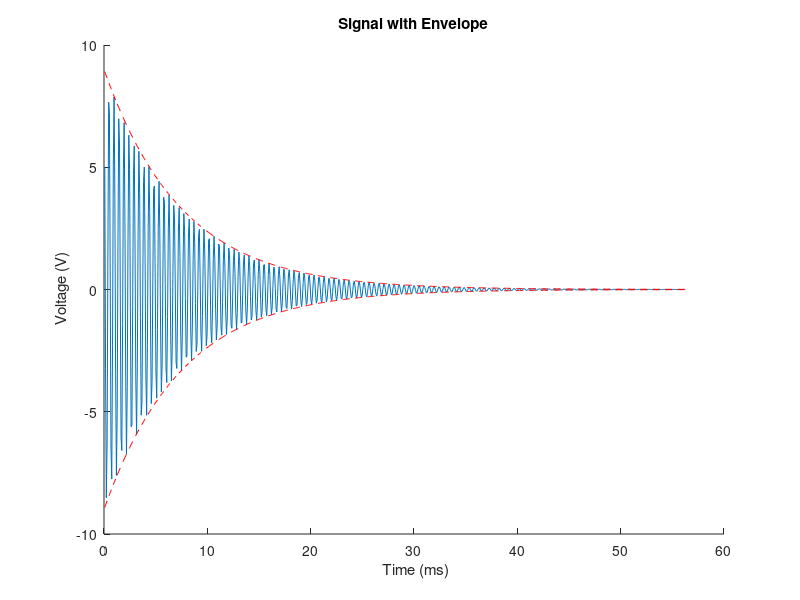

MATLAB code to generate this figure:
%% MCCCXXXVII TDCI HW #1
%% Classical Solutions to Differential Equations

%%%%%%%%%%%%%%%%%%%%%%%%%%%%%
% Key Click Mode - Part 1d) %
%%%%%%%%%%%%%%%%%%%%%%%%%%%%%

%% Clear MATLAB environment of all variables and open windows.

clear all;
close all;

%% Set coefficients and equations as derived for homework assignment.

b = 100;
a = 10^7;
w = sqrt(a^2-b^2);
B = j*w;
c1 = 9;
c2 = 9*10^-5;

%% Set sampling vector 't' to iterate over 750 bins.

t = 1:750;
n = 10000;
x = t*750/10000;

%% Plot derived differential equation with respect to t
%  with a sampling rate of n = 10000 per bin.

v(t) = exp(-b*t/n).*(c1*cos(w*t/n)+c2*cos(w*t/n));
hold on;
plot(x,v)
env(t) = c1*exp(-b*t/n);
plot(x,env,'r--');
plot(x,-env,'r--');
title ('Signal with Envelope');
xlabel (' Time (ms)');
ylabel (' Voltage (V)');


hold off;